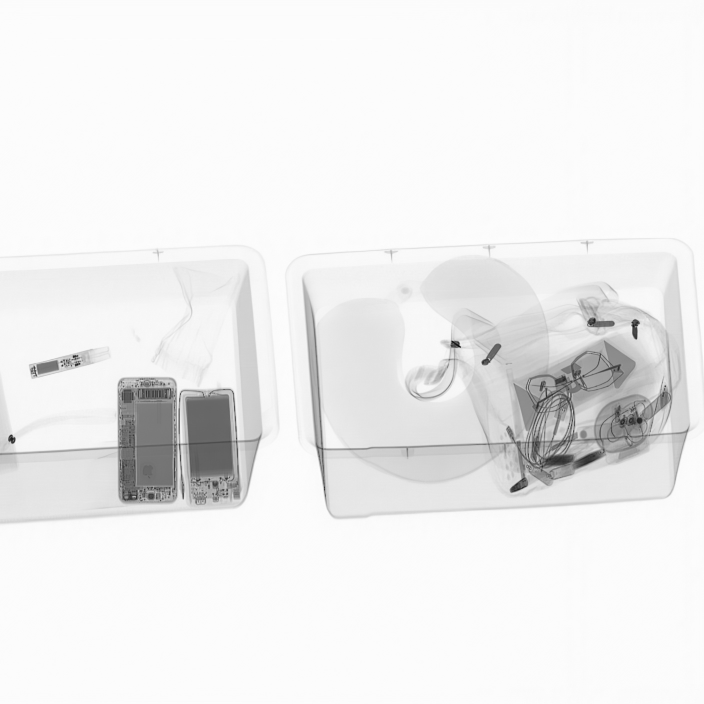
#> input picture image.jpg, 1408 x 1408 px (shown at 1/2 size)
$ python cli.py .. .. out --images ..
#> lines starting #> are read from the running program, lines starting #| are printed output that depends on the picture; after the words box and inside, x2 and y2 are one past the last pixel; in counts of white or black regions, pixels touching at a corner belong together
### quickselect/diff.py
"""Visual mask comparison.

Deliberately *not* a scoring framework.  There are no metrics here -- the tool
is a deterministic algorithm with nothing to train, so it is evaluated by
looking at it.  What this module provides is one function that makes the
looking easy: given your result and a reference mask, produce an image where
the disagreement is obvious at a glance.

Colour key (warm = yours, cool = theirs, so it survives colour-blind viewing):

=====================  ===========================
region                 colour
=====================  ===========================
both masks agree (in)  light neutral
both agree (out)       the image, dimmed
only in *predicted*    warm orange
only in *reference*    cool blue
=====================  ===========================
"""

from __future__ import annotations

from pathlib import Path
from typing import Optional, Tuple, Union

import cv2
import numpy as np

from .io_utils import PathLike, load_image

# Warm / cool pair, chosen to stay distinguishable under deuteranopia.
COLOR_PRED_ONLY = (232, 131, 58)    # orange  -- in your mask, not the reference
COLOR_REF_ONLY = (58, 123, 213)     # blue    -- in the reference, not yours
COLOR_BOTH = (236, 238, 241)        # neutral -- both agree it is inside


def load_mask(source: Union[PathLike, np.ndarray], threshold: int = 127) -> np.ndarray:
    """Read a mask from a path or array and return a boolean array.

    Accepts grayscale or colour PNGs, and RGBA files where the selection lives
    in the alpha channel (which is what Photoshop exports if you save a cut-out
    rather than a mask).
    """
    if isinstance(source, np.ndarray):
        arr = source
    else:
        data = np.fromfile(str(source), dtype=np.uint8)
        if data.size == 0:
            raise FileNotFoundError(f"empty or missing mask: {source}")
        arr = cv2.imdecode(data, cv2.IMREAD_UNCHANGED)
        if arr is None:
            raise ValueError(f"could not decode mask: {source}")

    if arr.dtype == bool:
        return arr
    if arr.ndim == 3:
        arr = arr[..., 3] if arr.shape[2] == 4 else cv2.cvtColor(
            arr, cv2.COLOR_BGR2GRAY
        )
    if arr.dtype != np.uint8:
        arr = np.clip(arr.astype(np.float32) * (255.0 if arr.max() <= 1.0 else 1.0),
                      0, 255).astype(np.uint8)
    return arr > threshold


# [14 lines left out: function save_mask, not called in this run]


def _match_size(mask: np.ndarray, shape: Tuple[int, int]) -> np.ndarray:
    if mask.shape[:2] == shape:
        return mask
    return (
        cv2.resize(
            mask.astype(np.uint8), (shape[1], shape[0]), interpolation=cv2.INTER_NEAREST
        )
        > 0
    )


def mask_diff(
    predicted: Union[PathLike, np.ndarray],
    reference: Union[PathLike, np.ndarray],
    image: Optional[Union[PathLike, np.ndarray]] = None,
    opacity: float = 0.75,
    outline: bool = True,
) -> np.ndarray:
    """Return an RGB image highlighting where two binary masks disagree.

    Parameters
    ----------
    predicted, reference:
        Boolean arrays, or paths to mask PNGs.  If their sizes differ, the
        reference is resampled (nearest) onto the predicted mask's grid.
    image:
        Optional source photo to use as the backdrop, so you can see *what*
        the disagreement is sitting on.  Without it the backdrop is dark grey.
    opacity:
        How strongly the colour overlay covers the backdrop, 0..1.
    outline:
        Draw a thin contour around each mask as well as filling the difference,
        which makes single-pixel-wide disagreements visible.

    Returns
    -------
    RGB uint8 image, same size as ``predicted``.
    """
    pred = load_mask(predicted)
    ref = _match_size(load_mask(reference), pred.shape[:2])

    if image is None:
        base = np.full((*pred.shape[:2], 3), 28, dtype=np.uint8)
    else:
        img = image if isinstance(image, np.ndarray) else load_image(image)
        if img.shape[:2] != pred.shape[:2]:
            img = cv2.resize(img, (pred.shape[1], pred.shape[0]))
        base = (img.astype(np.float32) * 0.45).astype(np.uint8)

    overlay = base.astype(np.float32).copy()
    both = pred & ref
    pred_only = pred & ~ref
    ref_only = ref & ~pred

    for region, color, strength in (
        (both, COLOR_BOTH, opacity * 0.45),
        (pred_only, COLOR_PRED_ONLY, opacity),
        (ref_only, COLOR_REF_ONLY, opacity),
    ):
        if region.any():
            overlay[region] = (
                overlay[region] * (1.0 - strength) + np.array(color, np.float32) * strength
            )

    out = np.clip(overlay, 0, 255).astype(np.uint8)

    if outline:
        for mask, color in ((ref, COLOR_REF_ONLY), (pred, COLOR_PRED_ONLY)):
            contours, _ = cv2.findContours(
                mask.astype(np.uint8), cv2.RETR_LIST, cv2.CHAIN_APPROX_SIMPLE
            )
            cv2.drawContours(out, contours, -1, color, 1, cv2.LINE_AA)
    return out


# [64 lines left out: functions side_by_side, blend, not called in this run]

### quickselect/io_utils.py
"""Image loading / saving helpers.

Everything inside the package works in **RGB uint8**; OpenCV's native order is
BGR, so conversions are funnelled through here rather than sprinkled around.
``cv2.imdecode`` on raw bytes is used instead of ``cv2.imread`` so non-ASCII
paths (common on Windows) work.
"""

from __future__ import annotations

from pathlib import Path
from typing import Optional, Tuple, Union

import cv2
import numpy as np

PathLike = Union[str, Path]

IMAGE_SUFFIXES = {
    ".png", ".jpg", ".jpeg", ".bmp", ".tif", ".tiff", ".webp", ".ppm", ".pgm",
}


def load_image(path: PathLike) -> np.ndarray:
    """Load an image as RGB uint8 (alpha, if present, is dropped)."""
    data = np.fromfile(str(path), dtype=np.uint8)
    if data.size == 0:
        raise FileNotFoundError(f"empty or missing image: {path}")
    img = cv2.imdecode(data, cv2.IMREAD_UNCHANGED)
    if img is None:
        raise ValueError(f"could not decode image: {path}")
    if img.ndim == 2:
        return cv2.cvtColor(img, cv2.COLOR_GRAY2RGB)
    if img.shape[2] == 4:
        return cv2.cvtColor(img, cv2.COLOR_BGRA2RGB)
    return cv2.cvtColor(img, cv2.COLOR_BGR2RGB)


# [11 lines left out: function load_image_rgba, not called in this run]


def save_image(path: PathLike, rgb: np.ndarray) -> None:
    """Write RGB uint8 (or RGBA) to disk."""
    p = Path(path)
    p.parent.mkdir(parents=True, exist_ok=True)
    if rgb.ndim == 3 and rgb.shape[2] == 4:
        bgr = cv2.cvtColor(rgb, cv2.COLOR_RGBA2BGRA)
    elif rgb.ndim == 3:
        bgr = cv2.cvtColor(rgb, cv2.COLOR_RGB2BGR)
    else:
        bgr = rgb
    ok, buf = cv2.imencode(p.suffix or ".png", bgr)
    if not ok:
        raise IOError(f"could not encode {path}")
    buf.tofile(str(p))


# [4 lines left out: function cutout_rgba, not called in this run]

### quickselect/cli.py
"""Batch mask-diff command line.

Takes a folder of your masks and a folder of reference masks, pairs them by
filename stem, and writes one visual diff image per pair.  No scores are
computed -- the output is meant to be looked at.
"""

from __future__ import annotations

import argparse
import sys
from pathlib import Path
from typing import List, Optional, Tuple

from .diff import mask_diff, save_mask
from .io_utils import save_image


def _index(folder: Path) -> dict:
    return {p.stem: p for p in sorted(folder.glob("*")) if p.is_file()}


def pair_folders(
    pred_dir: Path, ref_dir: Path, image_dir: Optional[Path] = None
) -> Tuple[List[Tuple[str, Path, Path, Optional[Path]]], List[str]]:
    """Match files by stem.  Returns ``(pairs, unmatched_stems)``.

    A trailing ``_mask`` on either side is tolerated, since that is what both
    this tool and a Photoshop export tend to add.
    """
    preds = _index(pred_dir)
    refs = _index(ref_dir)
    images = _index(image_dir) if image_dir and image_dir.is_dir() else {}

    def lookup(table: dict, stem: str) -> Optional[Path]:
        for candidate in (stem, stem.replace("_mask", ""), f"{stem}_mask"):
            if candidate in table:
                return table[candidate]
        return None

    pairs, missing = [], []
    for stem, pred in preds.items():
        ref = lookup(refs, stem)
        if ref is None:
            missing.append(stem)
            continue
        pairs.append((stem, pred, ref, lookup(images, stem)))
    return pairs, missing


def main(argv: Optional[List[str]] = None) -> int:
    parser = argparse.ArgumentParser(
        prog="quickselect-diff",
        description=(
            "Write a visual diff image for each predicted/reference mask pair. "
            "Orange = only in your mask, blue = only in the reference."
        ),
    )
    parser.add_argument("predicted", type=Path, help="folder of your masks")
    parser.add_argument("reference", type=Path, help="folder of reference masks")
    parser.add_argument("output", type=Path, help="folder to write diff images into")
    parser.add_argument(
        "--images", type=Path, default=None,
        help="optional folder of source photos to use as the backdrop",
    )
    parser.add_argument(
        "--opacity", type=float, default=0.75,
        help="overlay opacity, 0..1 (default 0.75)",
    )
    parser.add_argument(
        "--no-outline", action="store_true",
        help="skip the contour outlines",
    )
    args = parser.parse_args(argv)

    for folder, label in ((args.predicted, "predicted"), (args.reference, "reference")):
        if not folder.is_dir():
            print(f"error: {label} folder does not exist: {folder}", file=sys.stderr)
            return 2

    pairs, missing = pair_folders(args.predicted, args.reference, args.images)
    if not pairs:
        print("No matching pairs. Files are paired by filename stem.", file=sys.stderr)
        return 1

    args.output.mkdir(parents=True, exist_ok=True)
    for stem, pred, ref, image in pairs:
        diff = mask_diff(
            pred, ref, image,
            opacity=args.opacity,
            outline=not args.no_outline,
        )
#> in load_mask, arr is the input picture: shape (1408, 1408); min 9, max 255, mean 238.3
#> in load_mask, `return arr > threshold`:
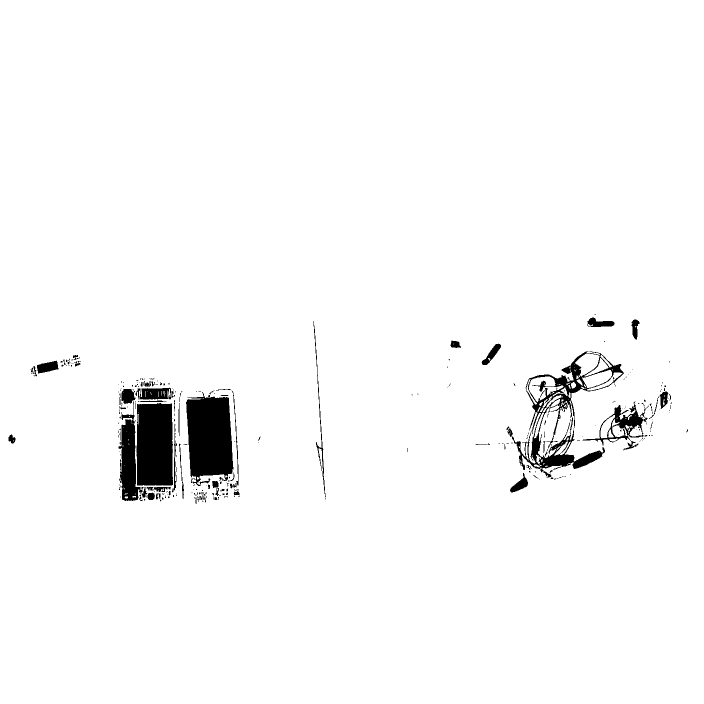
#> returned value: shape (1408, 1408) bool (shown at 1/2 size); 97.3% white; 307 black regions (248 under 20 px), largest, box (x1, y1, x2, y2) and area: (372, 784, 467, 972) 13605, (273, 806, 346, 971) 11546, (1024, 702, 1248, 955) 10612
#> in mask_diff, `base = (img.astype(np.float32) * 0.45).astype(np.uint8)`:
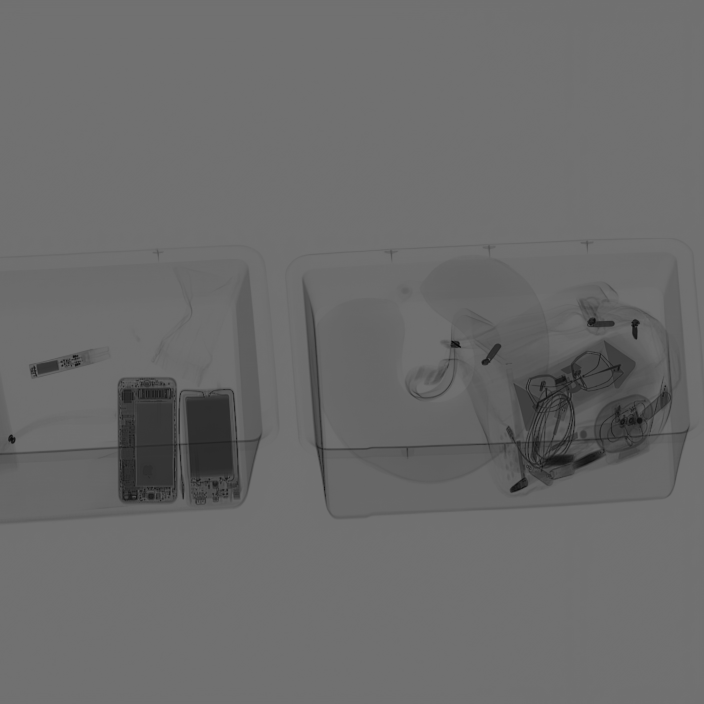
#> base: shape (1408, 1408, 3) (shown at 1/2 size); min 4, max 114, mean 106.7
#> in mask_diff, `pred_only = pred & ~ref`: pred_only: shape (1408, 1408) bool; every value is 0
#> the loop in mask_diff, `for region, color, strength in ( (both, COLOR_BOTH, opacity * 0.45), (..` made 3 passes
#> (color, strength) on passes 1 to 3: ((236, 238, 241), 0.338), ((232, 131, 58), 0.75), ((58, 123, 213), 0.75)
#> after the loop in mask_diff, `for region, color, strength in (`:
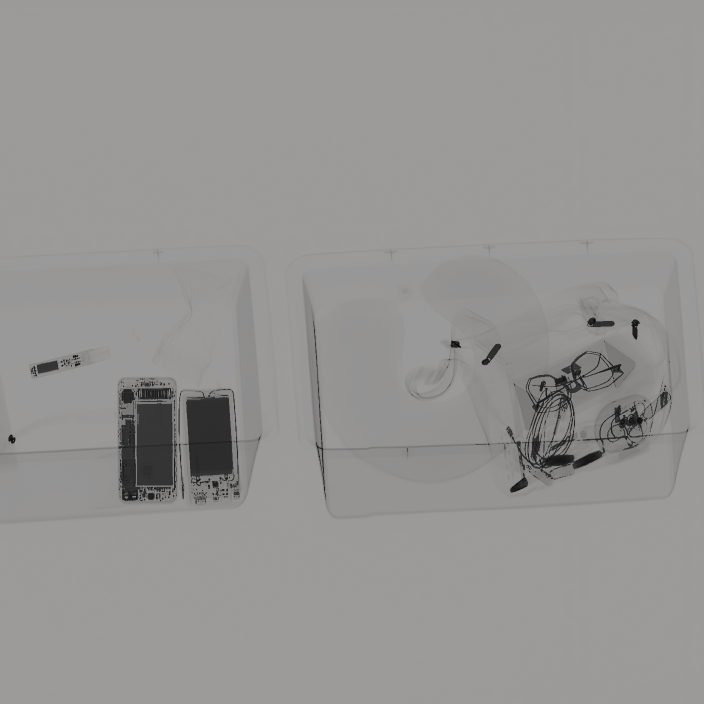
#> overlay: shape (1408, 1408, 3) float32 (shown at 1/2 size); mean B, G, R 150, 150.4, 151.3
#> the loop in mask_diff, `for mask, color in ((ref, COLOR_REF_ONLY), (pred, COLOR_PRED_ONLY)):` made 2 passes
#> color on passes 1 to 2: (58, 123, 213), (232, 131, 58)
#> after the loop in mask_diff, `for mask, color in ((ref, COLOR_REF_ONLY), (pred, COLOR_PRED_ONLY)):`:
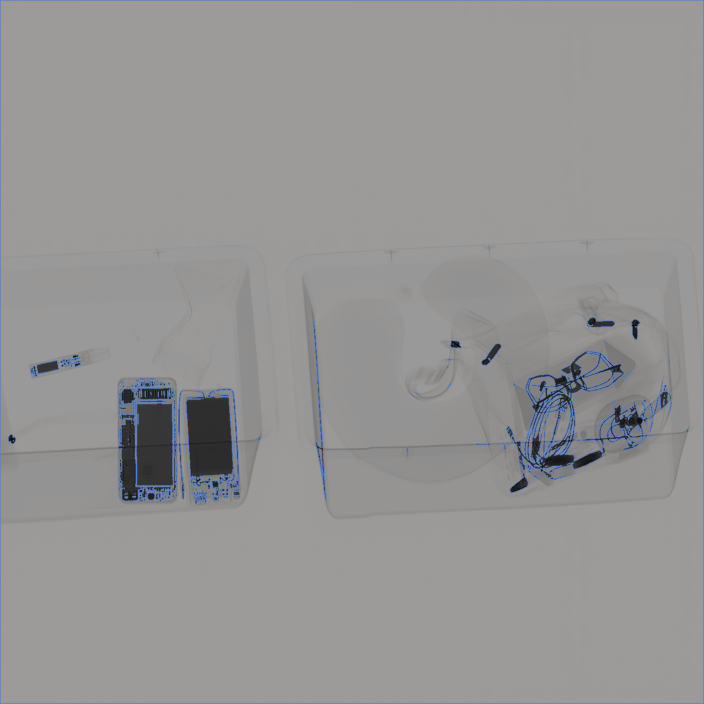
#> out: shape (1408, 1408, 3) (shown at 1/2 size); mean B, G, R 149.3, 149, 149.3
        out_path = args.output / f"{stem}_diff.png"
        save_image(out_path, diff)
        print(f"{stem}: {out_path}")

    if missing:
        print(
            f"\n{len(missing)} mask(s) had no reference and were skipped: "
            + ", ".join(sorted(missing)[:10])
            + (" ..." if len(missing) > 10 else ""),
            file=sys.stderr,
        )
    print(f"\nWrote {len(pairs)} diff image(s) to {args.output}")
    return 0


if __name__ == "__main__":
    raise SystemExit(main())
#> (the program exits here)
